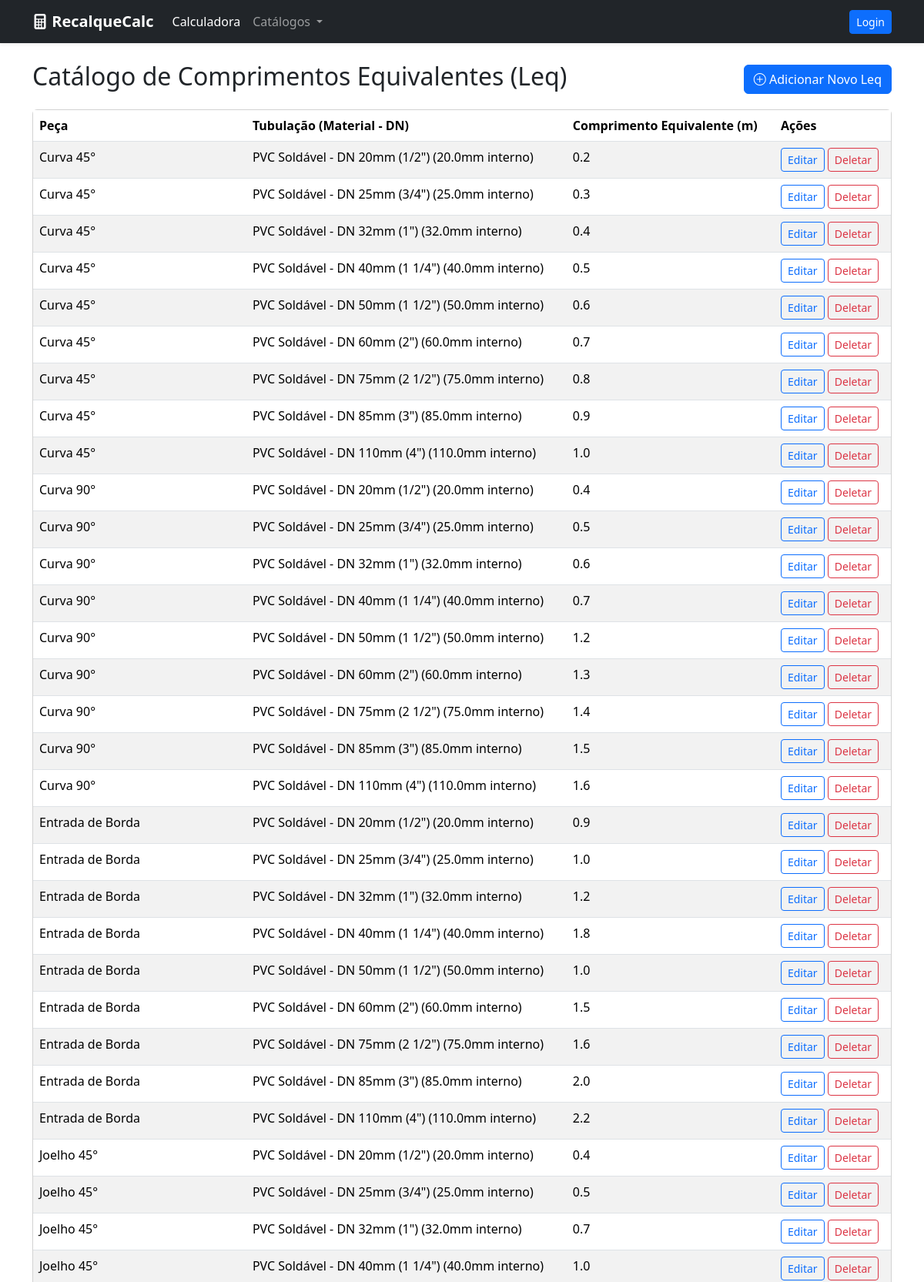
The app's page /catalog/leq/ (upper part) with its own data.
### calculator/models.py (models this page shows, shortened)
class ComprimentoEquivalente(models.Model):
    peca = models.ForeignKey(Peca, on_delete=models.CASCADE)
    tubulacao = models.ForeignKey(Tubulacao, on_delete=models.CASCADE)
    comprimento_m = models.FloatField(help_text="Comprimento equivalente (Leq) em metros")
    class Meta:
        unique_together = ('peca', 'tubulacao')

class Peca(models.Model):
    nome = models.CharField(max_length=100, unique=True)
    descricao = models.CharField(max_length=255, blank=True, null=True)

class Tubulacao(models.Model):
    material = models.ForeignKey(Material, on_delete=models.CASCADE, related_name='tubulacoes')
    diametro_nominal = models.CharField(max_length=20, help_text="Representação comercial. Ex: '50mm' ou '2 polegadas'")
    diametro_interno_mm = models.FloatField(help_text="Diâmetro interno real em milímetros (usado nos cálculos)")
    diametro_externo_mm = models.FloatField(help_text="Diâmetro externo real em milímetros")
    class Meta:
        unique_together = ('material', 'diametro_interno_mm')
        ordering = ['material', 'diametro_interno_mm'] # Ordena os tubos por tamanho
    def __str__(self):
        return f"{self.material.nome} - DN {self.diametro_nominal} ({self.diametro_interno_mm}mm interno)"

class Material(models.Model):
    nome = models.CharField(max_length=100, unique=True, help_text="Ex: PVC Soldável, Aço Carbono")
    rugosidade_mm = models.FloatField(help_text="Rugosidade absoluta (ε) em milímetros")

### calculator/views.py (the view)
# urls.py: path('catalog/leq/', views.ComprimentoEquivalenteListView.as_view(), name='leq_list'),
class ComprimentoEquivalenteListView(ListView):
    model = ComprimentoEquivalente
    template_name = 'calculator/leq_list.html'
    context_object_name = 'comprimentos_equivalentes'
    queryset = ComprimentoEquivalente.objects.select_related('peca', 'tubulacao__material').order_by('peca__nome', 'tubulacao__diametro_interno_mm')

### calculator/templates/calculator/leq_list.html
{% extends "calculator/base.html" %}
{% block content %}
<div class="d-flex justify-content-between align-items-center mb-3">
    <h2>Catálogo de Comprimentos Equivalentes (Leq)</h2>
    <a href="{% url 'leq_create' %}" class="btn btn-primary">
        <i class="bi bi-plus-circle"></i> Adicionar Novo Leq
    </a>
</div>
<div class="card">
    <div class="table-responsive">
        <table class="table table-striped table-hover mb-0">
            <thead>
                <tr>
                    <th>Peça</th>
                    <th>Tubulação (Material - DN)</th>
                    <th>Comprimento Equivalente (m)</th>
                    <th>Ações</th>
                </tr>
            </thead>
            <tbody>
                {% for leq in comprimentos_equivalentes %}
                <tr>
                    <td>{{ leq.peca.nome }}</td>
                    <td>{{ leq.tubulacao }}</td>
                    <td>{{ leq.comprimento_m }}</td>
                    <td>
                        <a href="{% url 'leq_update' leq.pk %}" class="btn btn-sm btn-outline-primary">Editar</a>
                        <a href="{% url 'leq_delete' leq.pk %}" class="btn btn-sm btn-outline-danger">Deletar</a>
                    </td>
                </tr>
                {% empty %}
                <tr>
                    <td colspan="4" class="text-center">Nenhum comprimento equivalente cadastrado.</td>
                </tr>
                {% endfor %}
            </tbody>
        </table>
    </div>
</div>
{% endblock %}

### records on screen
ComprimentoEquivalente: peca.nome "Curva 45°", tubulacao "PVC Soldável - DN 20mm (1/2\") (20.0mm interno)", comprimento_m "0.2"
ComprimentoEquivalente: peca.nome "Curva 45°", tubulacao "PVC Soldável - DN 25mm (3/4\") (25.0mm interno)", comprimento_m "0.3"
ComprimentoEquivalente: peca.nome "Curva 45°", tubulacao "PVC Soldável - DN 32mm (1\") (32.0mm interno)", comprimento_m "0.4"
ComprimentoEquivalente: peca.nome "Curva 45°", tubulacao "PVC Soldável - DN 40mm (1 1/4\") (40.0mm interno)", comprimento_m "0.5"
ComprimentoEquivalente: peca.nome "Curva 45°", tubulacao "PVC Soldável - DN 50mm (1 1/2\") (50.0mm interno)", comprimento_m "0.6"
ComprimentoEquivalente: peca.nome "Curva 45°", tubulacao "PVC Soldável - DN 60mm (2\") (60.0mm interno)", comprimento_m "0.7"
ComprimentoEquivalente: peca.nome "Curva 45°", tubulacao "PVC Soldável - DN 75mm (2 1/2\") (75.0mm interno)", comprimento_m "0.8"
ComprimentoEquivalente: peca.nome "Curva 45°", tubulacao "PVC Soldável - DN 85mm (3\") (85.0mm interno)", comprimento_m "0.9"
ComprimentoEquivalente: peca.nome "Curva 45°", tubulacao "PVC Soldável - DN 110mm (4\") (110.0mm interno)", comprimento_m "1.0"
ComprimentoEquivalente: peca.nome "Curva 90°", tubulacao "PVC Soldável - DN 20mm (1/2\") (20.0mm interno)", comprimento_m "0.4"
ComprimentoEquivalente: peca.nome "Curva 90°", tubulacao "PVC Soldável - DN 25mm (3/4\") (25.0mm interno)", comprimento_m "0.5"
ComprimentoEquivalente: peca.nome "Curva 90°", tubulacao "PVC Soldável - DN 32mm (1\") (32.0mm interno)", comprimento_m "0.6"
ComprimentoEquivalente: peca.nome "Curva 90°", tubulacao "PVC Soldável - DN 40mm (1 1/4\") (40.0mm interno)", comprimento_m "0.7"
ComprimentoEquivalente: peca.nome "Curva 90°", tubulacao "PVC Soldável - DN 50mm (1 1/2\") (50.0mm interno)", comprimento_m "1.2"
ComprimentoEquivalente: peca.nome "Curva 90°", tubulacao "PVC Soldável - DN 60mm (2\") (60.0mm interno)", comprimento_m "1.3"
ComprimentoEquivalente: peca.nome "Curva 90°", tubulacao "PVC Soldável - DN 75mm (2 1/2\") (75.0mm interno)", comprimento_m "1.4"
ComprimentoEquivalente: peca.nome "Curva 90°", tubulacao "PVC Soldável - DN 85mm (3\") (85.0mm interno)", comprimento_m "1.5"
ComprimentoEquivalente: peca.nome "Curva 90°", tubulacao "PVC Soldável - DN 110mm (4\") (110.0mm interno)", comprimento_m "1.6"
ComprimentoEquivalente: peca.nome "Entrada de Borda", tubulacao "PVC Soldável - DN 20mm (1/2\") (20.0mm interno)", comprimento_m "0.9"
ComprimentoEquivalente: peca.nome "Entrada de Borda", tubulacao "PVC Soldável - DN 25mm (3/4\") (25.0mm interno)", comprimento_m "1.0"
ComprimentoEquivalente: peca.nome "Entrada de Borda", tubulacao "PVC Soldável - DN 32mm (1\") (32.0mm interno)", comprimento_m "1.2"
ComprimentoEquivalente: peca.nome "Entrada de Borda", tubulacao "PVC Soldável - DN 40mm (1 1/4\") (40.0mm interno)", comprimento_m "1.8"
ComprimentoEquivalente: peca.nome "Entrada de Borda", tubulacao "PVC Soldável - DN 50mm (1 1/2\") (50.0mm interno)", comprimento_m "1.0"
ComprimentoEquivalente: peca.nome "Entrada de Borda", tubulacao "PVC Soldável - DN 60mm (2\") (60.0mm interno)", comprimento_m "1.5"
ComprimentoEquivalente: peca.nome "Entrada de Borda", tubulacao "PVC Soldável - DN 75mm (2 1/2\") (75.0mm interno)", comprimento_m "1.6"
ComprimentoEquivalente: peca.nome "Entrada de Borda", tubulacao "PVC Soldável - DN 85mm (3\") (85.0mm interno)", comprimento_m "2.0"
ComprimentoEquivalente: peca.nome "Entrada de Borda", tubulacao "PVC Soldável - DN 110mm (4\") (110.0mm interno)", comprimento_m "2.2"
ComprimentoEquivalente: peca.nome "Joelho 45°", tubulacao "PVC Soldável - DN 20mm (1/2\") (20.0mm interno)", comprimento_m "0.4"
ComprimentoEquivalente: peca.nome "Joelho 45°", tubulacao "PVC Soldável - DN 25mm (3/4\") (25.0mm interno)", comprimento_m "0.5"
ComprimentoEquivalente: peca.nome "Joelho 45°", tubulacao "PVC Soldável - DN 32mm (1\") (32.0mm interno)", comprimento_m "0.7"
ComprimentoEquivalente: peca.nome "Joelho 45°", tubulacao "PVC Soldável - DN 40mm (1 1/4\") (40.0mm interno)", comprimento_m "1.0"
